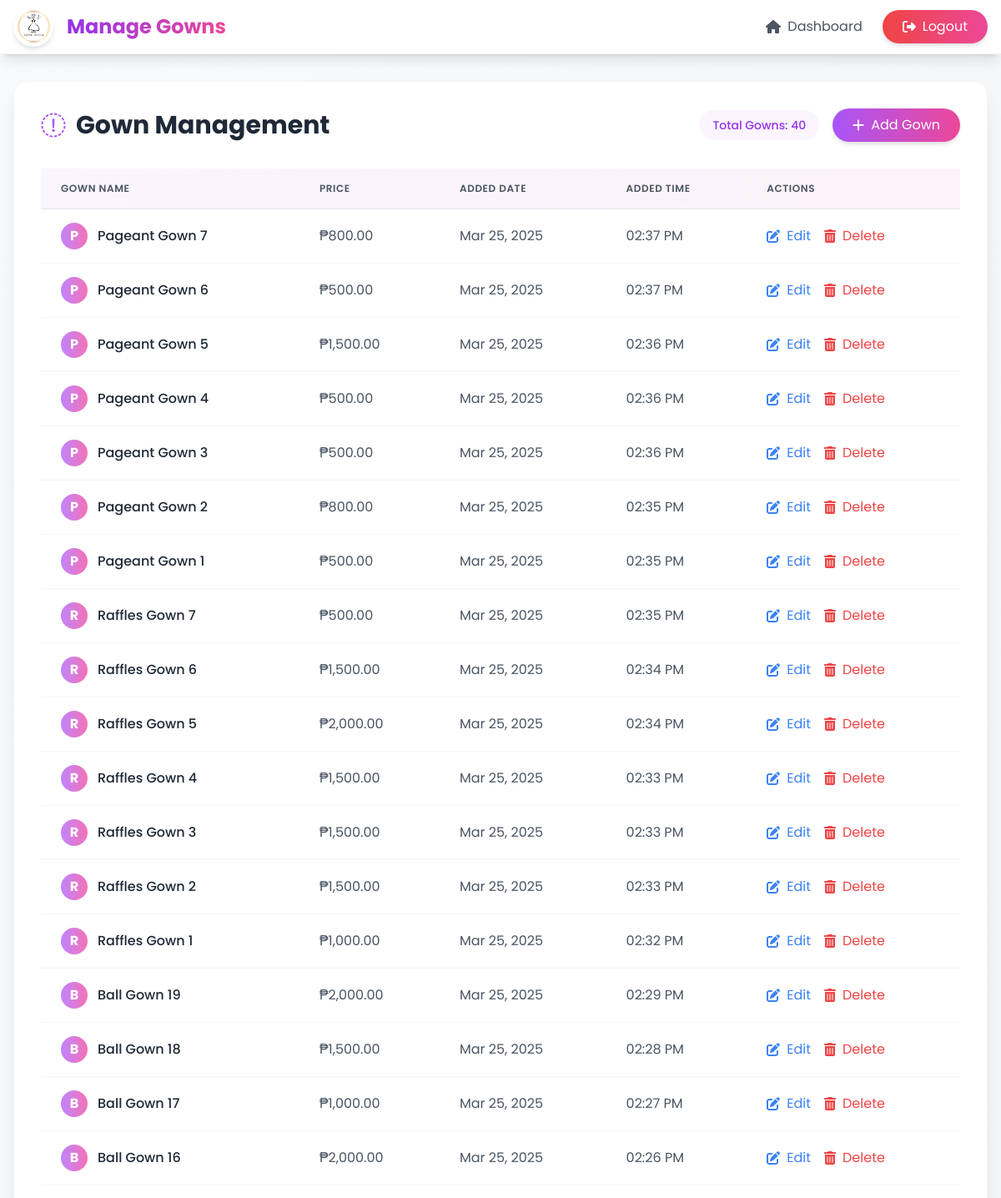
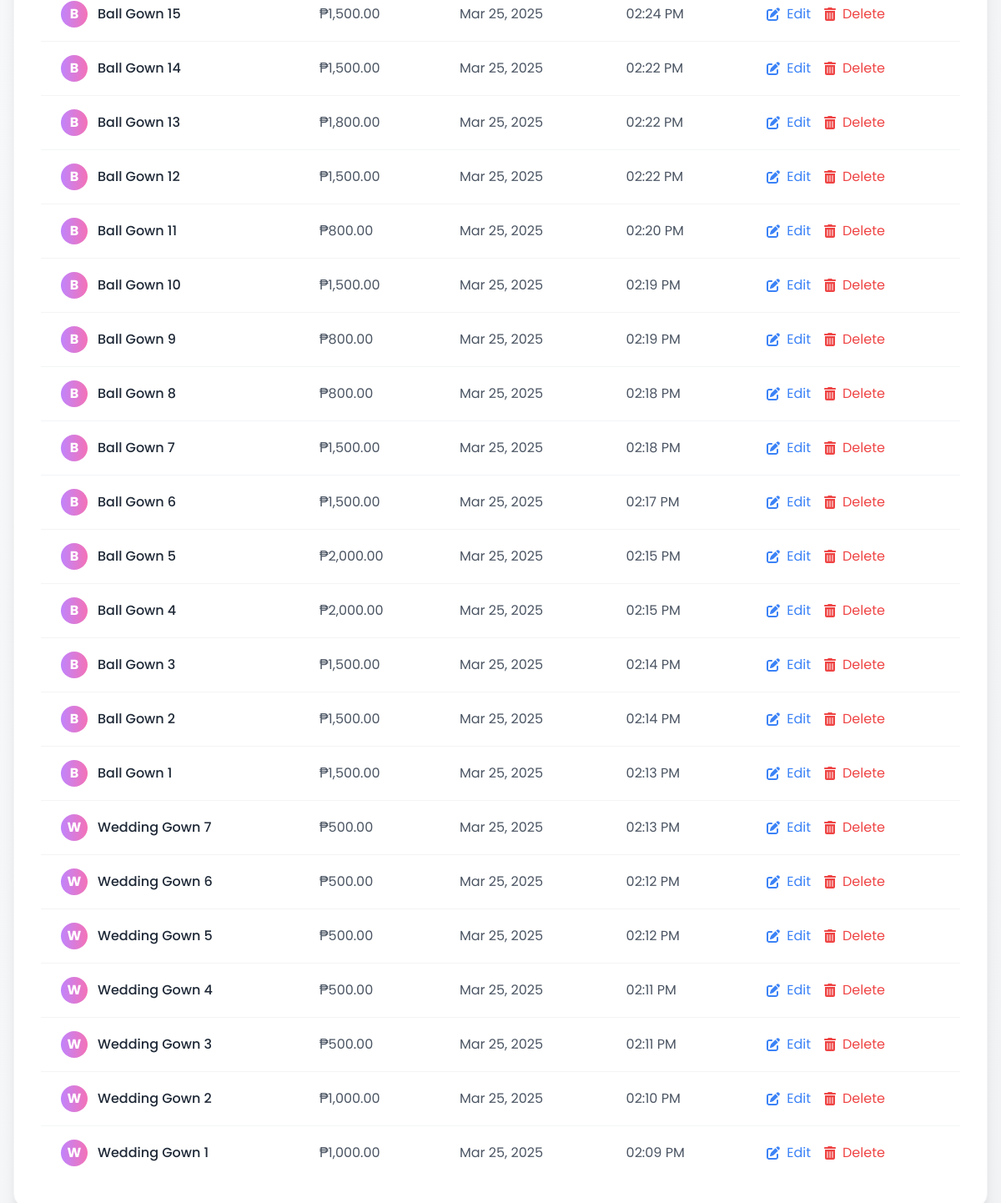
Page /sathya/manage_gown.php (signed in) on the committed database (2 pictures, top to bottom).
### tables this page shows
CREATE TABLE `gowns` (
  `id` int(11) NOT NULL,
  `name` varchar(255) NOT NULL,
  `price` decimal(10,2) NOT NULL,
  `created_at` timestamp NOT NULL DEFAULT current_timestamp()
);

### sathya/manage_gown.php (the view, shortened to what this page needs)
<?php
require_once 'conn.php';
$result = $conn->query("SELECT * FROM gowns ORDER BY created_at DESC");
?>
<!DOCTYPE html>
<html lang="en">
<head>
    <script src="https://cdn.tailwindcss.com"></script>
</head>
<body class="bg-gradient-to-br from-gray-50 to-gray-100 min-h-screen">
    <nav class="bg-white shadow-lg border-b border-gray-100">
        <div class="max-w-7xl mx-auto px-4">
            <div class="flex justify-between items-center h-16">
                <div class="flex items-center space-x-4">
                    <img src="img/logo.png" alt="Logo" class="h-12 w-12 rounded-full shadow-md">
                    <span class="text-gray-800 font-bold text-2xl bg-gradient-to-r from-purple-600 to-pink-500 bg-clip-text text-transparent">
                    </span>
                </div>
                <div class="flex items-center space-x-6">
                    <a href="admin_dashboard.php" class="flex items-center space-x-2 text-gray-600 hover:text-purple-600 transition-colors duration-200">
                        <i class="fas fa-home"></i>
                        <span>Dashboard</span>
                    </a>
                    <a href="logout.php" class="bg-gradient-to-r from-red-500 to-pink-500 text-white px-6 py-2 rounded-full hover:from-red-600 hover:to-pink-600 transition-all duration-300 shadow-md hover:shadow-lg flex items-center space-x-2">
                        <i class="fas fa-sign-out-alt"></i>
                        <span>Logout</span>
                    </a>
                </div>
            </div>
        </div>
    </nav>
    <div class="max-w-7xl mx-auto px-4 py-8">
        <div class="bg-white rounded-2xl shadow-xl overflow-hidden border border-gray-100">
            <div class="p-8">
                <div class="flex justify-between items-center mb-8">
                    <h2 class="text-3xl font-bold text-gray-800 flex items-center">
                        <i class="fas fa-dress text-purple-500 mr-3"></i>
                        Gown Management
                    </h2>
                    <div class="flex items-center space-x-4">
                        <div class="bg-purple-50 text-purple-600 px-4 py-2 rounded-full text-sm font-medium">
                            Total Gowns: <?php echo $result->num_rows; ?>
                        </div>
                        <button onclick="document.getElementById('addGownModal').classList.remove('hidden')"
                                class="bg-gradient-to-r from-purple-500 to-pink-500 text-white px-6 py-2 rounded-full hover:from-purple-600 hover:to-pink-600 transition-all duration-300 shadow-md hover:shadow-lg flex items-center space-x-2">
                            <i class="fas fa-plus"></i>
                            <span>Add Gown</span>
                        </button>
                    </div>
                </div>
                <div class="overflow-x-auto">
                    <table class="min-w-full divide-y divide-gray-200">
                        <thead>
                            <tr class="bg-gradient-to-r from-purple-50 to-pink-50">
                                <th class="px-6 py-4 text-left text-xs font-semibold text-gray-600 uppercase tracking-wider">Gown Name</th>
                                <th class="px-6 py-4 text-left text-xs font-semibold text-gray-600 uppercase tracking-wider">Price</th>
                                <th class="px-6 py-4 text-left text-xs font-semibold text-gray-600 uppercase tracking-wider">Added Date</th>
                                <th class="px-6 py-4 text-left text-xs font-semibold text-gray-600 uppercase tracking-wider">Added Time</th>
                                <th class="px-6 py-4 text-left text-xs font-semibold text-gray-600 uppercase tracking-wider">Actions</th>
                            </tr>
                        </thead>
                        <tbody class="bg-white divide-y divide-gray-100">
                            <?php while ($gown = $result->fetch_assoc()): ?>
                            <tr class="hover:bg-gray-50 transition-colors duration-200">
                                <td class="px-6 py-4 whitespace-nowrap font-medium text-gray-800">
                                    <div class="flex items-center">
                                        <div class="h-8 w-8 rounded-full bg-gradient-to-r from-purple-400 to-pink-400 flex items-center justify-center text-white font-bold mr-3">
                                            <?php echo strtoupper(substr($gown['name'], 0, 1)); ?>
                                        </div>
                                        <?php echo htmlspecialchars($gown['name']); ?>
                                    </div>
                                </td>
                                <td class="px-6 py-4 whitespace-nowrap text-gray-600">₱<?php echo number_format($gown['price'], 2); ?></td>
                                <td class="px-6 py-4 whitespace-nowrap text-gray-600">
                                    <?php echo date('M d, Y', strtotime($gown['created_at'])); ?>
                                </td>
                                <td class="px-6 py-4 whitespace-nowrap text-gray-600">
                                    <?php echo date('h:i A', strtotime($gown['created_at'])); ?>
                                </td>
                                <td class="px-6 py-4 whitespace-nowrap">
                                    <div class="flex items-center space-x-4">
                                        <button onclick="editGown(<?php echo $gown['id']; ?>, '<?php echo htmlspecialchars($gown['name']); ?>', <?php echo $gown['price']; ?>)"
                                                class="flex items-center text-blue-500 hover:text-blue-700 transition-colors duration-200">
                                            <i class="fas fa-edit mr-2"></i>
                                            Edit
                                        </button>
                                        <form method="POST" class="inline" onsubmit="return confirm('Are you sure you want to delete this gown?');">
                                            <button type="submit" name="delete_gown" class="flex items-center text-red-500 hover:text-red-700 transition-colors duration-200">
                                                <i class="fas fa-trash-alt mr-2"></i>
                                                Delete
                                            </button>
                                        </form>
                                    </div>
                                </td>
                            </tr>
                            <?php endwhile; ?>
                        </tbody>
                    </table>
                </div>
            </div>
        </div>
    </div>
</body>
</html>

### sathya/manage_gown.php (style rules this page uses)
body { font-family: 'Poppins', sans-serif; }

### rows in the picture
gowns: name "P", name "Pageant Gown 7", price "800.00", created_at "Mar 25, 2025", created_at "02:37 PM"
gowns: name "P", name "Pageant Gown 6", price "500.00", created_at "Mar 25, 2025", created_at "02:37 PM"
gowns: name "P", name "Pageant Gown 5", price "1,500.00", created_at "Mar 25, 2025", created_at "02:36 PM"
gowns: name "P", name "Pageant Gown 4", price "500.00", created_at "Mar 25, 2025", created_at "02:36 PM"
gowns: name "P", name "Pageant Gown 3", price "500.00", created_at "Mar 25, 2025", created_at "02:36 PM"
gowns: name "P", name "Pageant Gown 2", price "800.00", created_at "Mar 25, 2025", created_at "02:35 PM"
gowns: name "P", name "Pageant Gown 1", price "500.00", created_at "Mar 25, 2025", created_at "02:35 PM"
gowns: name "R", name "Raffles Gown 7", price "500.00", created_at "Mar 25, 2025", created_at "02:35 PM"
gowns: name "R", name "Raffles Gown 6", price "1,500.00", created_at "Mar 25, 2025", created_at "02:34 PM"
gowns: name "R", name "Raffles Gown 5", price "2,000.00", created_at "Mar 25, 2025", created_at "02:34 PM"
gowns: name "R", name "Raffles Gown 4", price "1,500.00", created_at "Mar 25, 2025", created_at "02:33 PM"
gowns: name "R", name "Raffles Gown 3", price "1,500.00", created_at "Mar 25, 2025", created_at "02:33 PM"
gowns: name "R", name "Raffles Gown 2", price "1,500.00", created_at "Mar 25, 2025", created_at "02:33 PM"
gowns: name "R", name "Raffles Gown 1", price "1,000.00", created_at "Mar 25, 2025", created_at "02:32 PM"
gowns: name "B", name "Ball Gown 19", price "2,000.00", created_at "Mar 25, 2025", created_at "02:29 PM"
gowns: name "B", name "Ball Gown 18", price "1,500.00", created_at "Mar 25, 2025", created_at "02:28 PM"
gowns: name "B", name "Ball Gown 17", price "1,000.00", created_at "Mar 25, 2025", created_at "02:27 PM"
gowns: name "B", name "Ball Gown 16", price "2,000.00", created_at "Mar 25, 2025", created_at "02:26 PM"
gowns: name "B", name "Ball Gown 15", price "1,500.00", created_at "Mar 25, 2025", created_at "02:24 PM"
gowns: name "B", name "Ball Gown 14", price "1,500.00", created_at "Mar 25, 2025", created_at "02:22 PM"
gowns: name "B", name "Ball Gown 13", price "1,800.00", created_at "Mar 25, 2025", created_at "02:22 PM"
gowns: name "B", name "Ball Gown 12", price "1,500.00", created_at "Mar 25, 2025", created_at "02:22 PM"
gowns: name "B", name "Ball Gown 11", price "800.00", created_at "Mar 25, 2025", created_at "02:20 PM"
gowns: name "B", name "Ball Gown 10", price "1,500.00", created_at "Mar 25, 2025", created_at "02:19 PM"
gowns: name "B", name "Ball Gown 9", price "800.00", created_at "Mar 25, 2025", created_at "02:19 PM"
gowns: name "B", name "Ball Gown 8", price "800.00", created_at "Mar 25, 2025", created_at "02:18 PM"
gowns: name "B", name "Ball Gown 7", price "1,500.00", created_at "Mar 25, 2025", created_at "02:18 PM"
gowns: name "B", name "Ball Gown 6", price "1,500.00", created_at "Mar 25, 2025", created_at "02:17 PM"
gowns: name "B", name "Ball Gown 5", price "2,000.00", created_at "Mar 25, 2025", created_at "02:15 PM"
gowns: name "B", name "Ball Gown 4", price "2,000.00", created_at "Mar 25, 2025", created_at "02:15 PM"
gowns: name "B", name "Ball Gown 3", price "1,500.00", created_at "Mar 25, 2025", created_at "02:14 PM"
gowns: name "B", name "Ball Gown 2", price "1,500.00", created_at "Mar 25, 2025", created_at "02:14 PM"
gowns: name "B", name "Ball Gown 1", price "1,500.00", created_at "Mar 25, 2025", created_at "02:13 PM"
gowns: name "W", name "Wedding Gown 7", price "500.00", created_at "Mar 25, 2025", created_at "02:13 PM"
gowns: name "W", name "Wedding Gown 6", price "500.00", created_at "Mar 25, 2025", created_at "02:12 PM"
gowns: name "W", name "Wedding Gown 5", price "500.00", created_at "Mar 25, 2025", created_at "02:12 PM"
gowns: name "W", name "Wedding Gown 4", price "500.00", created_at "Mar 25, 2025", created_at "02:11 PM"
gowns: name "W", name "Wedding Gown 3", price "500.00", created_at "Mar 25, 2025", created_at "02:11 PM"
gowns: name "W", name "Wedding Gown 2", price "1,000.00", created_at "Mar 25, 2025", created_at "02:10 PM"
gowns: name "W", name "Wedding Gown 1", price "1,000.00", created_at "Mar 25, 2025", created_at "02:09 PM"

### other values in the picture
$result->num_rows "40"
